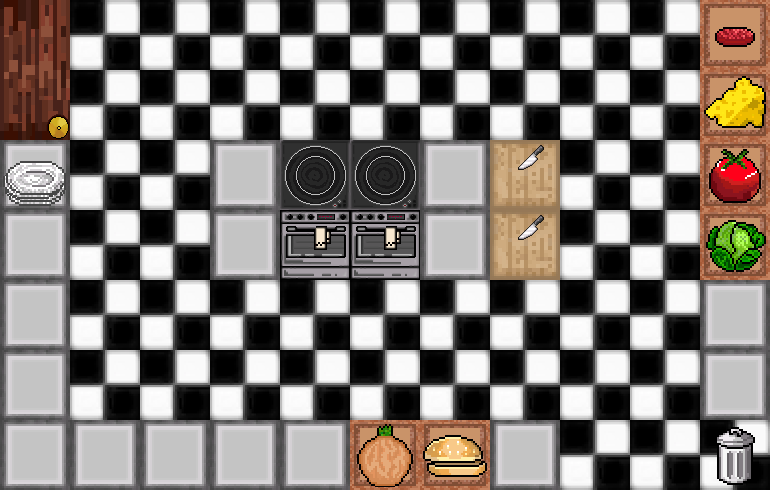

This is a level from a 2D game, rendered from its Tiled map with the project's own tilesets. A one-line summary and the map file follow, with tile-layer data summarised:
An orthogonal 11x7 tile map with 70x70 px tiles, 3 tile layers (Floor, Countertop, InteractObjects).

<map version="1.9" tiledversion="1.9.2" orientation="orthogonal" renderorder="right-down" width="11" height="7" tilewidth="70" tileheight="70" infinite="0" nextlayerid="4" nextobjectid="1">
 <tileset firstgid="1" name="PiazzaPanicTileSet" tilewidth="70" tileheight="70" tilecount="16" columns="4">
  <image source="PiazzaPanicTileSet.png" width="280" height="280" />
 </tileset>
 <layer id="1" name="Floor" width="11" height="7">
  <data>[77 cells, 77 non-empty, 1 distinct tile ids]</data>
 </layer>
 <layer id="2" name="Countertop" width="11" height="7">
  <data>[77 cells, 30 non-empty, 2 distinct tile ids]</data>
 </layer>
 <layer id="3" name="InteractObjects" width="11" height="7">
  <data>[77 cells, 16 non-empty, 13 distinct tile ids]</data>
 </layer>
</map>